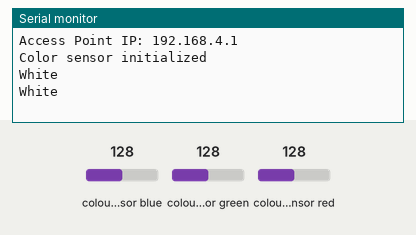
The sketch below on a simulated ESP8266 (NodeMCU). On the bench: the last lines printed to the serial monitor. The test bench sets the inputs (shaded band); at power-on: colour sensor blue 128, colour sensor green 128, colour sensor red 128.

Above: at 1.9 s.
2.0 s: colour sensor blue set to 5
At 2.7 s:
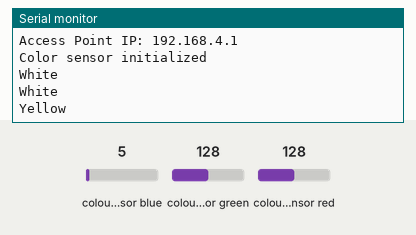
4.7 s: colour sensor green set to 5
At 5.7 s:
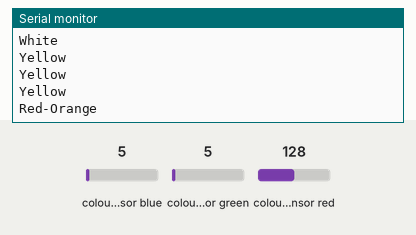
7.8 s: colour sensor red set to 5
At 8.8 s:
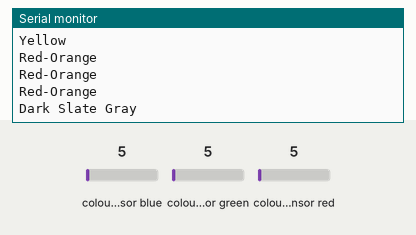
11.0 s: colour sensor blue set to 64
At 12.5 s:
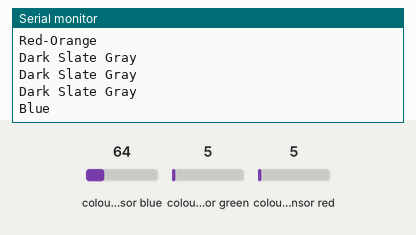
14.1 s: colour sensor green set to 64
At 15.6 s:
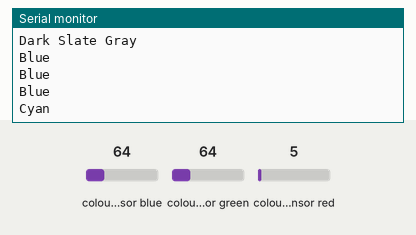

The sketch:

Vivison.ino
```cpp
#include <ESP8266WiFi.h>
#include <ESP8266WebServer.h>
#include <Wire.h>
#include <Adafruit_Sensor.h>
#include <Adafruit_TCS34725.h>

// Replace with your desired SSID and password
const char* ssid = "ViVision";
const char* password = "VIVIVIVI";

// Create color sensor object
Adafruit_TCS34725 tcs = Adafruit_TCS34725(TCS34725_INTEGRATIONTIME_50MS, TCS34725_GAIN_4X);

struct Color {
  uint16_t r;
  uint16_t g;
  uint16_t b;
  String name;
};

// Define the standard colors
Color colors[] = {
  {255, 0, 0, "Red"},
  {0, 255, 0, "Green"},
  {0, 0, 255, "Blue"},
  {255, 255, 255, "White"},
  {255, 165, 0, "Orange"},
  {255, 255, 0, "Yellow"},
  {0, 255, 0, "Lime"},
  {0, 0, 255, "Blue"},
  {128, 0, 128, "Purple"},
  {128, 0, 0, "Maroon"},
  {255, 215, 0, "Gold"},
  {255, 192, 203, "Pink"},
  {64, 224, 208, "Turquoise"},
  {0, 0, 0, "Black"},
  {128, 128, 128, "Gray"},
  {128, 128, 0, "Olive"},
  {238, 130, 238, "Violet"},
  {0, 100, 0, "Dark Green"},
  {0, 0, 139, "Dark Blue"},
  {192, 192, 192, "Silver"},
  {255, 255, 224, "Light Yellow"},
  {224, 255, 255, "Light Cyan"},
  {165, 42, 42, "Brown"},
  {230, 230, 250, "Lavender"},
  {250, 128, 114, "Salmon"},
  {75, 0, 130, "Indigo"},
  {255, 127, 80, "Coral"},
  {144, 238, 144, "Light Green"},
  {135, 206, 235, "Sky Blue"},
  {245, 245, 220, "Beige"},
  {152, 251, 152, "Pale Green"},
  {240, 230, 140, "Khaki"},
  {230, 230, 250, "Lavender"},
  {255, 228, 181, "Moccasin"},
  {255, 218, 185, "Peach Puff"},
  {205, 133, 63, "Peru"},
  {245, 222, 179, "Wheat"},
  {255, 239, 213, "Papaya Whip"},
  {255, 105, 180, "Hot Pink"},
  {255, 20, 147, "Deep Pink"},
  {255, 160, 122, "Light Salmon"},
  {240, 128, 128, "Light Coral"},
  {233, 150, 122, "Dark Salmon"},
  {188, 143, 143, "Rosy Brown"},
  {255, 228, 225, "Misty Rose"},
  {255, 245, 238, "Seashell"},
  {245, 245, 245, "White Smoke"},
  {112, 128, 144, "Slate Gray"},
  {176, 224, 230, "Powder Blue"},
  {240, 248, 255, "Alice Blue"},
  {240, 255, 255, "Azure"},
  {240, 255, 240, "Honeydew"},
  {255, 250, 240, "Floral White"},
  {253, 245, 230, "Old Lace"},
  {255, 250, 205, "Lemon Chiffon"},
  {250, 250, 210, "Light Goldenrod Yellow"},
  {255, 255, 240, "Ivory"},
  {255, 248, 220, "Cornsilk"},
  {255, 245, 238, "Seashell"},
  {245, 245, 245, "White Smoke"},
  {112, 128, 144, "Slate Gray"},
  {211, 211, 211, "Light Gray"},
  {131, 111, 255, "Light Slate Blue"},
  {72, 209, 204, "Medium Turquoise"},
  {127, 255, 212, "Aquamarine"},
  {127, 255, 0, "Chartreuse"},
  {173, 255, 47, "Green Yellow"},
  {255, 182, 193, "Light Pink"},
  {255, 160, 122, "Light Salmon"},
  {255, 218, 185, "Peach Puff"},
  {205, 133, 63, "Peru"},
  {245, 222, 179, "Wheat"},
  {255, 239, 213, "Papaya Whip"},
  {255, 105, 180, "Hot Pink"},
  {255, 20, 147, "Deep Pink"},
  {255, 160, 122, "Light Salmon"},
  {240, 128, 128, "Light Coral"},
  {233, 150, 122, "Dark Salmon"},
  {188, 143, 143, "Rosy Brown"},
  {255, 228, 225, "Misty Rose"},
  {255, 245, 238, "Seashell"},
  {245, 245, 245, "White Smoke"},
  {112, 128, 144, "Slate Gray"},
  {176, 224, 230, "Powder Blue"},
  {240, 248, 255, "Alice Blue"},
  {240, 255, 255, "Azure"},
  {240, 255, 240, "Honeydew"},
  {255, 250, 240, "Floral White"},
  {253, 245, 230, "Old Lace"},
  {255, 250, 205, "Lemon Chiffon"},
  {250, 250, 210, "Light Goldenrod Yellow"},
  {255, 255, 240, "Ivory"},
  {255, 248, 220, "Cornsilk"},
  {255, 245, 238, "Seashell"},
  {245, 245, 245, "White Smoke"},
  {112, 128, 144, "Slate Gray"},
  {211, 211, 211, "Light Gray"},
  {131, 111, 255, "Light Slate Blue"},
  {72, 209, 204, "Medium Turquoise"},
  {127, 255, 212, "Aquamarine"},
  {127, 255, 0, "Chartreuse"},
  {173, 255, 47, "Green Yellow"},
  {255, 182, 193, "Light Pink"},
  {255, 160, 122, "Light Salmon"},
  {255, 218, 185, "Peach Puff"},
  {205, 133, 63, "Peru"},
  {245, 222, 179, "Wheat"},
  {255, 239, 213, "Papaya Whip"},
  {255, 105, 180, "Hot Pink"},
  {255, 20, 147, "Deep Pink"},
  {255, 160, 122, "Light Salmon"},
  {240, 128, 128, "Light Coral"},
  {233, 150, 122, "Dark Salmon"},
  {188, 143, 143, "Rosy Brown"},
  {255, 228, 225, "Misty Rose"},
  {255, 245, 238, "Seashell"},
  {245, 245, 245, "White Smoke"},
  {112, 128, 144, "Slate Gray"},
  {176, 224, 230, "Powder Blue"},
  {240, 248, 255, "Alice Blue"},
  {240, 255, 255, "Azure"},
  {240, 255, 240, "Honeydew"},
  {255, 250, 240, "Floral White"},
  {253, 245, 230, "Old Lace"},
  {255, 250, 205, "Lemon Chiffon"},
  {250, 250, 210, "Light Goldenrod Yellow"},
  {255, 255, 240, "Ivory"},
  {255, 248, 220, "Cornsilk"},
  {255, 245, 238, "Seashell"},
  {245, 245, 245, "White Smoke"},
  {112, 128, 144, "Slate Gray"},
  {211, 211, 211, "Light Gray"},
  {131, 111, 255, "Light Slate Blue"},
  {72, 209, 204, "Medium Turquoise"},
  {127, 255, 212, "Aquamarine"},
  {127, 255, 0, "Chartreuse"},
  {173, 255, 47, "Green Yellow"},
  {255, 182, 193, "Light Pink"},
  {255, 160, 122, "Light Salmon"},
  {255, 0, 0, "Red"},
  {255, 69, 0, "Red-Orange"},
  {255, 99, 71, "Tomato"},
  {255, 127, 80, "Coral"},
  {255, 140, 0, "Dark Orange"},
  {255, 165, 0, "Orange"},
  {255, 192, 203, "Pink"},
  {255, 218, 185, "Peach Puff"},
  {255, 228, 181, "Moccasin"},
  {255, 239, 213, "Papaya Whip"},
  {255, 240, 245, "Lavender Blush"},
  {255, 245, 238, "Seashell"},
  {255, 248, 220, "Cornsilk"},
  {255, 250, 205, "Lemon Chiffon"},
  {255, 250, 240, "Floral White"},
  {255, 255, 0, "Yellow"},
  {255, 255, 224, "Light Yellow"},
  {255, 255, 240, "Ivory"},
  {255, 255, 255, "White"},
  {0, 0, 255, "Blue"},
  {0, 0, 128, "Navy"},
  {0, 100, 0, "Dark Green"},
  {0, 128, 0, "Green"},
  {0, 128, 128, "Teal"},
  {0, 139, 139, "Dark Cyan"},
  {0, 255, 0, "Lime"},
  {0, 255, 255, "Cyan"},
  {25, 25, 112, "Midnight Blue"},
  {30, 144, 255, "Dodger Blue"},
  {46, 139, 87, "Sea Green"},
  {47, 79, 79, "Dark Slate Gray"},
  {50, 205, 50, "Lime Green"},
  {60, 179, 113, "Medium Sea Green"},
  {64, 224, 208, "Turquoise"},
  {65, 105, 225, "Royal Blue"},
  {70, 130, 180, "Steel Blue"},
  {72, 61, 139, "Dark Slate Blue"},
  {75, 0, 130, "Indigo"},
  {85, 107, 47, "Dark Olive Green"},
  {95, 158, 160, "Cadet Blue"},
  {100, 149, 237, "Cornflower Blue"},
  {106, 90, 205, "Slate Blue"},
  {107, 142, 35, "Olive Drab"},
  {112, 128, 144, "Slate Gray"},
  {119, 136, 153, "Light Slate Gray"},
  {123, 104, 238, "Medium Slate Blue"},
  {124, 252, 0, "Lawn Green"},
  {127, 255, 0, "Chartreuse"},
  {135, 206, 235, "Sky Blue"},
  {138, 43, 226, "Blue Violet"},
  {139, 0, 0, "Dark Red"},
  {139, 0, 139, "Dark Magenta"},
  {143, 188, 143, "Dark Sea Green"},
  {144, 238, 144, "Light Green"},
  {147, 112, 219, "Medium Purple"},
  {148, 0, 211, "Dark Violet"},
  {152, 251, 152, "Pale Green"},
  {153, 50, 204, "Dark Orchid"},
    {154, 205, 50, "Yellow Green"},
    {160, 82, 45, "Sienna"},
    {165, 42, 42, "Brown"},
    {169, 169, 169, "Dark Gray"},
    {173, 255, 47, "Green Yellow"},
    {173, 216, 230, "Light Blue"},
    {175, 238, 238, "Pale Turquoise"},
    {176, 196, 222, "Light Steel Blue"},
    {176, 224, 230, "Powder Blue"},
    {178, 34, 34, "Firebrick"},
    {184, 134, 11, "Dark Goldenrod"},
    {186, 85, 211, "Medium Orchid"},
    {188, 143, 143, "Rosy Brown"},
    {189, 183, 107, "Dark Khaki"},
    {192, 192, 192, "Silver"},
    {199, 21, 133, "Medium Violet Red"},
    {205, 133, 63, "Peru"},
    {210, 105, 30, "Chocolate"},
    {218, 165, 32, "Goldenrod"},
    {219, 112, 147, "Pale Violet Red"},
    {220, 20, 60, "Crimson"},
    {221, 160, 221, "Plum"},
    {222, 184, 135, "Burlywood"},
    {224, 255, 255, "Light Cyan"},
    {230, 230, 250, "Lavender"},
    {233, 150, 122, "Dark Salmon"},
    {238, 130, 238, "Violet"},
    {238, 232, 170, "Pale Goldenrod"},
    {240, 128, 128, "Light Coral"},
    {240, 230, 140, "Khaki"},
    {240, 248, 255, "Alice Blue"},
    {240, 255, 240, "Honeydew"},
    {240, 255, 255, "Azure"},
    {244, 164, 96, "Sandy Brown"},
    {245, 222, 179, "Wheat"},
    {245, 245, 220, "Beige"},
    {245, 245, 245, "White Smoke"},
    {245, 255, 250, "Mint Cream"},
    {248, 248, 255, "Ghost White"},
    {250, 128, 114, "Salmon"},
    {250, 235, 215, "Antique White"},
    {250, 240, 230, "Linen"},
    {253, 245, 230, "Old Lace"},
    {255, 182, 193, "Light Pink"},
    {255, 192, 203, "Pink"},
    {255, 215, 0, "Gold"},
    {255, 218, 185, "Peach Puff"},
    {255, 222, 173, "Navajo White"},
    {255, 228, 181, "Moccasin"},
    {255, 228, 225, "Misty Rose"},
    {255, 235, 205, "Blanched Almond"},
    {255, 239, 213, "Papaya Whip"},
    {255, 240, 245, "Lavender Blush"},
    {255, 245, 238, "Seashell"},
    {255, 248, 220, "Cornsilk"},
    {255, 250, 205, "Lemon Chiffon"},
    {255, 250, 240, "Floral White"},
    {255, 250, 250, "Snow"},
    {255, 255, 0, "Yellow"},
    {255, 255, 224, "Light Yellow"},
    {255, 255, 240, "Ivory"},
    {255, 255, 255, "White"},
    {0, 0, 0, "Black"},
    {47, 79, 79, "Dark Slate Gray"},
    {105, 105, 105, "Dim Gray"},
    {112, 128, 144, "Slate Gray"},
    {169, 169, 169, "Dark Gray"},
    {190, 190, 190, "Gray"},
    {211, 211, 211, "Light Gray"},
    {220, 220, 220, "Gainsboro"},

};

String currentColor = "";

ESP8266WebServer server(80);

void handleRoot() {
  server.send(200, "text/plain", currentColor);
}

void setup() {
  // Initialize the serial communication
  Serial.begin(9600);

  // Set up the ESP8266 as an access point
  WiFi.softAP(ssid, password);

  // Print the IP address
  Serial.print("Access Point IP: ");
  Serial.println(WiFi.softAPIP());

  // Initialize the color sensor
  if (tcs.begin()) {
    Serial.println("Color sensor initialized");
  } else {
    Serial.println("Failed to initialize color sensor");
    while (1);
  }

  // Define the handler for the root URL
  server.on("/", handleRoot);

  // Start the server
  server.begin();
}

void loop() {
  // Read the color data from the sensor
  uint16_t r, g, b, c;
  tcs.getRawData(&r, &g, &b, &c);

  // Find the color that is the closest match to the read color
  Color closestColor = colors[0];
  uint32_t minDistance = 0xFFFFFFFF;
  for (Color color : colors) {
    uint32_t distance = sq(color.r - r) + sq(color.g - g) + sq(color.b - b);
    if (distance < minDistance) {
      minDistance = distance;
      closestColor = color;
    }
  }

  // Update the current color
  currentColor = closestColor.name;

  // Print the current color to the serial monitor
  Serial.println(currentColor);

  // Handle client requests
  server.handleClient();

  // Wait for a bit before the next reading
  delay(1000);
}
```

Measured:
- after the input at 2.0 s, the serial monitor: prints a new line after 0.15 s (image 1)
- after the input at 4.7 s, the serial monitor: prints a new line after 0.60 s (image 2)
- after the input at 7.8 s, the serial monitor: prints a new line after 0.65 s (image 3)
- after the input at 11.0 s, the serial monitor: prints a new line after 0.61 s (image 4)
- after the input at 14.1 s, the serial monitor: prints a new line after 0.66 s (image 5)
